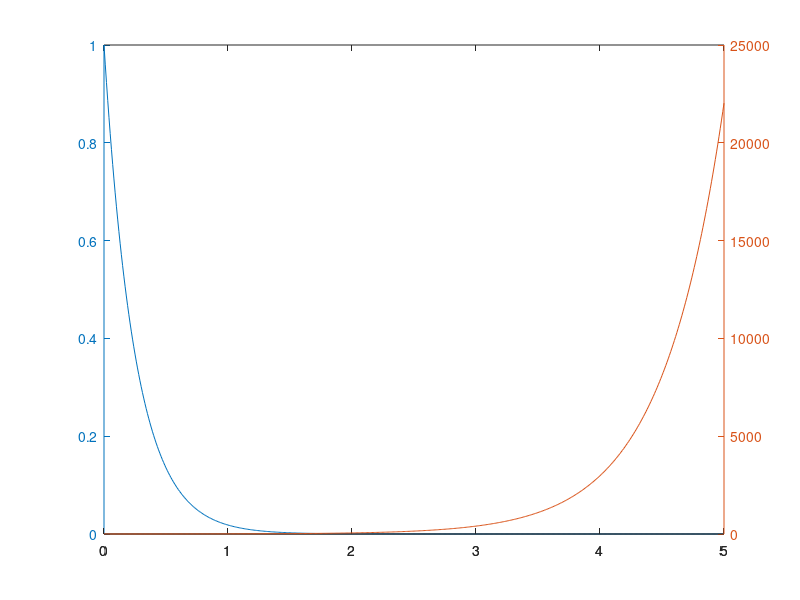

Here is the MATLAB script that generated this plot: (Note: this script raises an error after producing the figure.)
clear;clf;cla;clc;

A= [2];
B= [2];
C= [1];
D= [1];
%x_dot = A*x+B*u;
%y= C*x;
t= 0:0.01:5;
x0= 1;

sys_ol= ss(A,B,C,D);

%figure(1)
[Y1,T,X1] = initial(sys_ol,x0,t);
poles_ol = eig(A)

p=3;
Q=p.*C'*C;
R= 1;
K=lqr(A,B,Q,R);

poles_cl = eig(A-B*K) 

sys_cl= ss((A-B*K),B,C,D);


figure(1)
[Y2,T,X2] = initial(sys_cl,x0,t);
plotyy(T,X2,T,X1);
syms s;
[N,D]= ss2tf(A,B,C,D);
G = tf(N,D)
%ilaplace(G,s)
%figure(3)
%plot(t,exp(max(poles_cl)*t));